Frame 1 (no input): blank canvas, image omitted
Frame 60 (the mouse pressed at the canvas centre just before this capture): blank canvas, image omitted
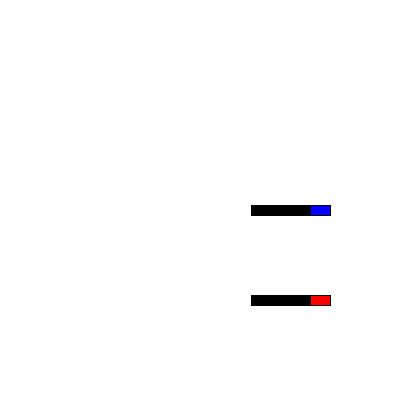
Frame 120 (the mouse held since frame 60 and released just before this capture)

The Processing sketch whose frames 1 and 60 were blank and that drew this single picture after the mouse press (run headless with seeded random() and noise(); from frame 60 on, the mouse is pressed at the canvas centre):

// Processing sketch: processing_57991
// ── processing_57991.pde

Car myCar1;
Car myCar2; // Two objects!
int posx;
int posy;
color c;


void setup() {
  size(400, 400);
  background(255);
  smooth();
  noStroke();
  mouseX=2000;
  mouseY=2000;
   // Parameters go inside the parentheses when the object is constructed.
  myCar1 = new Car(color(255,0,0),0,100,1); 
  myCar2 = new Car(color(0,0,255),0,10,1);
}

void draw(){
     translate (mouseX, mouseY);
  fill(0,0,0);

  

  myCar1.drive();
  myCar1.display();
  myCar2.drive();
  myCar2.display();
  if (frameCount % 1 == 0) {
    fill(frameCount * 3 % 100, frameCount * 5 % 100,
      frameCount * 3 % 100);
    pushMatrix();
    translate(0, 0);
    popMatrix();
  }
}

// Even though there are multiple objects, we still only need one class. 
// No matter how many cookies we make, only one cookie cutter is needed.
class Car { 
  color c;
  float xpos;
  float ypos;
  float xspeed;

  // The Constructor is defined with arguments.
  Car(color tempC, float tempXpos, float tempYpos, float tempXspeed) { 
    c = tempC;
    xpos = tempXpos;
    ypos = tempYpos;
    xspeed = tempXspeed;
  }

  void display() {
    stroke(0);
    fill(c);
    rectMode(CENTER);
    rect(xpos,ypos,20,10);
  }

  void drive() {
    xpos = xpos + xspeed;
    if (xpos > width) {
      xpos = 0;
    }
 
}
//http://www.openprocessing.org/sketch/56635
}
